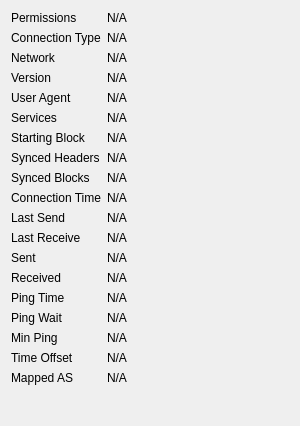
             <widget class="QWidget" name="detailWidget">
              <property name="geometry">
               <rect>
                <x>0</x>
                <y>0</y>
                <width>300</width>
                <height>426</height>
               </rect>
              </property>
              <layout class="QGridLayout" name="gridLayout_2" columnstretch="0,1">
               <item row="0" column="0">
                <widget class="QLabel" name="label_30">
                 <property name="text">
                  <string>Permissions</string>
                 </property>
                </widget>
               </item>
               <item row="0" column="1">
                <widget class="QLabel" name="peerPermissions">
                 <property name="cursor">
                  <cursorShape>IBeamCursor</cursorShape>
                 </property>
                 <property name="text">
                  <string>N/A</string>
                 </property>
                 <property name="textFormat">
                  <enum>Qt::PlainText</enum>
                 </property>
                 <property name="textInteractionFlags">
                  <set>Qt::LinksAccessibleByMouse|Qt::TextSelectableByKeyboard|Qt::TextSelectableByMouse</set>
                 </property>
                </widget>
               </item>
               <item row="1" column="0">
                <widget class="QLabel" name="peerConnectionTypeLabel">
                 <property name="toolTip">
                   <string>The type of peer connection: %1</string>
                 </property>
                 <property name="text">
                  <string>Connection Type</string>
                 </property>
                </widget>
               </item>
               <item row="1" column="1">
                <widget class="QLabel" name="peerConnectionType">
                 <property name="cursor">
                  <cursorShape>IBeamCursor</cursorShape>
                 </property>
                 <property name="text">
                  <string>N/A</string>
                 </property>
                 <property name="textFormat">
                  <enum>Qt::PlainText</enum>
                 </property>
                 <property name="textInteractionFlags">
                  <set>Qt::LinksAccessibleByMouse|Qt::TextSelectableByKeyboard|Qt::TextSelectableByMouse</set>
                 </property>
                </widget>
               </item>
               <item row="2" column="0">
                <widget class="QLabel" name="peerNetworkLabel">
                 <property name="toolTip">
                  <string>The network protocol this peer is connected through: IPv4, IPv6, Onion, I2P, or CJDNS.</string>
                 </property>
                 <property name="text">
                  <string>Network</string>
                 </property>
                </widget>
               </item>
               <item row="2" column="1">
                <widget class="QLabel" name="peerNetwork">
                 <property name="cursor">
                  <cursorShape>IBeamCursor</cursorShape>
                 </property>
                 <property name="text">
                  <string>N/A</string>
                 </property>
                 <property name="textFormat">
                  <enum>Qt::PlainText</enum>
                 </property>
                 <property name="textInteractionFlags">
                  <set>Qt::LinksAccessibleByMouse|Qt::TextSelectableByKeyboard|Qt::TextSelectableByMouse</set>
                 </property>
                </widget>
               </item>
               <item row="3" column="0">
                <widget class="QLabel" name="label_21">
                 <property name="text">
                  <string>Version</string>
                 </property>
                </widget>
               </item>
               <item row="3" column="1">
                <widget class="QLabel" name="peerVersion">
                 <property name="cursor">
                  <cursorShape>IBeamCursor</cursorShape>
                 </property>
                 <property name="text">
                  <string>N/A</string>
                 </property>
                 <property name="textFormat">
                  <enum>Qt::PlainText</enum>
                 </property>
                 <property name="textInteractionFlags">
                  <set>Qt::LinksAccessibleByMouse|Qt::TextSelectableByKeyboard|Qt::TextSelectableByMouse</set>
                 </property>
                </widget>
               </item>
               <item row="4" column="0">
                <widget class="QLabel" name="label_28">
                 <property name="text">
                  <string>User Agent</string>
                 </property>
                </widget>
               </item>
               <item row="4" column="1">
                <widget class="QLabel" name="peerSubversion">
                 <property name="cursor">
                  <cursorShape>IBeamCursor</cursorShape>
                 </property>
                 <property name="text">
                  <string>N/A</string>
                 </property>
                 <property name="textFormat">
                  <enum>Qt::PlainText</enum>
                 </property>
                 <property name="textInteractionFlags">
                  <set>Qt::LinksAccessibleByMouse|Qt::TextSelectableByKeyboard|Qt::TextSelectableByMouse</set>
                 </property>
                </widget>
               </item>
               <item row="5" column="0">
                <widget class="QLabel" name="label_4">
                 <property name="text">
                  <string>Services</string>
                 </property>
                </widget>
               </item>
               <item row="5" column="1">
                <widget class="QLabel" name="peerServices">
                 <property name="cursor">
                  <cursorShape>IBeamCursor</cursorShape>
                 </property>
                 <property name="text">
                  <string>N/A</string>
                 </property>
                 <property name="textFormat">
                  <enum>Qt::PlainText</enum>
                 </property>
                 <property name="textInteractionFlags">
                  <set>Qt::LinksAccessibleByMouse|Qt::TextSelectableByKeyboard|Qt::TextSelectableByMouse</set>
                 </property>
                </widget>
               </item>
               <item row="6" column="0">
                <widget class="QLabel" name="label_29">
                 <property name="text">
                  <string>Starting Block</string>
                 </property>
                </widget>
               </item>
               <item row="6" column="1">
                <widget class="QLabel" name="peerHeight">
                 <property name="cursor">
                  <cursorShape>IBeamCursor</cursorShape>
                 </property>
                 <property name="text">
                  <string>N/A</string>
                 </property>
                 <property name="textFormat">
                  <enum>Qt::PlainText</enum>
                 </property>
                 <property name="textInteractionFlags">
                  <set>Qt::LinksAccessibleByMouse|Qt::TextSelectableByKeyboard|Qt::TextSelectableByMouse</set>
                 </property>
                </widget>
               </item>
               <item row="7" column="0">
                <widget class="QLabel" name="label_27">
                 <property name="text">
                  <string>Synced Headers</string>
                 </property>
                </widget>
               </item>
               <item row="7" column="1">
                <widget class="QLabel" name="peerSyncHeight">
                 <property name="cursor">
                  <cursorShape>IBeamCursor</cursorShape>
                 </property>
                 <property name="text">
                  <string>N/A</string>
                 </property>
                 <property name="textFormat">
                  <enum>Qt::PlainText</enum>
                 </property>
                 <property name="textInteractionFlags">
                  <set>Qt::LinksAccessibleByMouse|Qt::TextSelectableByKeyboard|Qt::TextSelectableByMouse</set>
                 </property>
                </widget>
               </item>
               <item row="8" column="0">
                <widget class="QLabel" name="label_25">
                 <property name="text">
                  <string>Synced Blocks</string>
                 </property>
                </widget>
               </item>
               <item row="8" column="1">
                <widget class="QLabel" name="peerCommonHeight">
                 <property name="cursor">
                  <cursorShape>IBeamCursor</cursorShape>
                 </property>
                 <property name="text">
                  <string>N/A</string>
                 </property>
                 <property name="textFormat">
                  <enum>Qt::PlainText</enum>
                 </property>
                 <property name="textInteractionFlags">
                  <set>Qt::LinksAccessibleByMouse|Qt::TextSelectableByKeyboard|Qt::TextSelectableByMouse</set>
                 </property>
                </widget>
               </item>
               <item row="9" column="0">
                <widget class="QLabel" name="label_22">
                 <property name="text">
                  <string>Connection Time</string>
                 </property>
                </widget>
               </item>
               <item row="9" column="1">
                <widget class="QLabel" name="peerConnTime">
                 <property name="cursor">
                  <cursorShape>IBeamCursor</cursorShape>
                 </property>
                 <property name="text">
                  <string>N/A</string>
                 </property>
                 <property name="textFormat">
                  <enum>Qt::PlainText</enum>
                 </property>
                 <property name="textInteractionFlags">
                  <set>Qt::LinksAccessibleByMouse|Qt::TextSelectableByKeyboard|Qt::TextSelectableByMouse</set>
                 </property>
                </widget>
               </item>
               <item row="10" column="0">
                <widget class="QLabel" name="label_15">
                 <property name="text">
                  <string>Last Send</string>
                 </property>
                </widget>
               </item>
               <item row="10" column="1">
                <widget class="QLabel" name="peerLastSend">
                 <property name="cursor">
                  <cursorShape>IBeamCursor</cursorShape>
                 </property>
                 <property name="text">
                  <string>N/A</string>
                 </property>
                 <property name="textFormat">
                  <enum>Qt::PlainText</enum>
                 </property>
                 <property name="textInteractionFlags">
                  <set>Qt::LinksAccessibleByMouse|Qt::TextSelectableByKeyboard|Qt::TextSelectableByMouse</set>
                 </property>
                </widget>
               </item>
               <item row="11" column="0">
                <widget class="QLabel" name="label_19">
                 <property name="text">
                  <string>Last Receive</string>
                 </property>
                </widget>
               </item>
               <item row="11" column="1">
                <widget class="QLabel" name="peerLastRecv">
                 <property name="cursor">
                  <cursorShape>IBeamCursor</cursorShape>
                 </property>
                 <property name="text">
                  <string>N/A</string>
                 </property>
                 <property name="textFormat">
                  <enum>Qt::PlainText</enum>
                 </property>
                 <property name="textInteractionFlags">
                  <set>Qt::LinksAccessibleByMouse|Qt::TextSelectableByKeyboard|Qt::TextSelectableByMouse</set>
                 </property>
                </widget>
               </item>
               <item row="12" column="0">
                <widget class="QLabel" name="label_18">
                 <property name="text">
                  <string>Sent</string>
                 </property>
                </widget>
               </item>
               <item row="12" column="1">
                <widget class="QLabel" name="peerBytesSent">
                 <property name="cursor">
                  <cursorShape>IBeamCursor</cursorShape>
                 </property>
                 <property name="text">
                  <string>N/A</string>
                 </property>
                 <property name="textFormat">
                  <enum>Qt::PlainText</enum>
                 </property>
                 <property name="textInteractionFlags">
                  <set>Qt::LinksAccessibleByMouse|Qt::TextSelectableByKeyboard|Qt::TextSelectableByMouse</set>
                 </property>
                </widget>
               </item>
               <item row="13" column="0">
                <widget class="QLabel" name="label_20">
                 <property name="text">
                  <string>Received</string>
                 </property>
                </widget>
               </item>
               <item row="13" column="1">
                <widget class="QLabel" name="peerBytesRecv">
                 <property name="cursor">
                  <cursorShape>IBeamCursor</cursorShape>
                 </property>
                 <property name="text">
                  <string>N/A</string>
                 </property>
                 <property name="textFormat">
                  <enum>Qt::PlainText</enum>
                 </property>
                 <property name="textInteractionFlags">
                  <set>Qt::LinksAccessibleByMouse|Qt::TextSelectableByKeyboard|Qt::TextSelectableByMouse</set>
                 </property>
                </widget>
               </item>
               <item row="14" column="0">
                <widget class="QLabel" name="label_26">
                 <property name="text">
                  <string>Ping Time</string>
                 </property>
                </widget>
               </item>
               <item row="14" column="1">
                <widget class="QLabel" name="peerPingTime">
                 <property name="cursor">
                  <cursorShape>IBeamCursor</cursorShape>
                 </property>
                 <property name="text">
                  <string>N/A</string>
                 </property>
                 <property name="textFormat">
                  <enum>Qt::PlainText</enum>
                 </property>
                 <property name="textInteractionFlags">
                  <set>Qt::LinksAccessibleByMouse|Qt::TextSelectableByKeyboard|Qt::TextSelectableByMouse</set>
                 </property>
                </widget>
               </item>
               <item row="15" column="0">
                <widget class="QLabel" name="peerPingWaitLabel">
                 <property name="toolTip">
                  <string>The duration of a currently outstanding ping.</string>
                 </property>
                 <property name="text">
                  <string>Ping Wait</string>
                 </property>
                </widget>
               </item>
               <item row="15" column="1">
                <widget class="QLabel" name="peerPingWait">
                 <property name="cursor">
                  <cursorShape>IBeamCursor</cursorShape>
                 </property>
                 <property name="text">
                  <string>N/A</string>
                 </property>
                 <property name="textFormat">
                  <enum>Qt::PlainText</enum>
                 </property>
                 <property name="textInteractionFlags">
                  <set>Qt::LinksAccessibleByMouse|Qt::TextSelectableByKeyboard|Qt::TextSelectableByMouse</set>
                 </property>
                </widget>
               </item>
               <item row="16" column="0">
                <widget class="QLabel" name="peerMinPingLabel">
                 <property name="text">
                  <string>Min Ping</string>
                 </property>
                </widget>
               </item>
               <item row="16" column="1">
                <widget class="QLabel" name="peerMinPing">
                 <property name="cursor">
                  <cursorShape>IBeamCursor</cursorShape>
                 </property>
                 <property name="text">
                  <string>N/A</string>
                 </property>
                 <property name="textFormat">
                  <enum>Qt::PlainText</enum>
                 </property>
                 <property name="textInteractionFlags">
                  <set>Qt::LinksAccessibleByMouse|Qt::TextSelectableByKeyboard|Qt::TextSelectableByMouse</set>
                 </property>
                </widget>
               </item>
               <item row="17" column="0">
                <widget class="QLabel" name="label_timeoffset">
                 <property name="text">
                  <string>Time Offset</string>
                 </property>
                </widget>
               </item>
               <item row="17" column="1">
                <widget class="QLabel" name="timeoffset">
                 <property name="cursor">
                  <cursorShape>IBeamCursor</cursorShape>
                 </property>
                 <property name="text">
                  <string>N/A</string>
                 </property>
                 <property name="textFormat">
                  <enum>Qt::PlainText</enum>
                 </property>
                 <property name="textInteractionFlags">
                  <set>Qt::LinksAccessibleByMouse|Qt::TextSelectableByKeyboard|Qt::TextSelectableByMouse</set>
                 </property>
                </widget>
               </item>
               <item row="18" column="0">
                <widget class="QLabel" name="peerMappedASLabel">
                 <property name="toolTip">
                  <string>The mapped Autonomous System used for diversifying peer selection.</string>
                 </property>
                 <property name="text">
                  <string>Mapped AS</string>
                 </property>
                </widget>
               </item>
               <item row="18" column="1">
                <widget class="QLabel" name="peerMappedAS">
                 <property name="cursor">
                  <cursorShape>IBeamCursor</cursorShape>
                 </property>
                 <property name="text">
                  <string>N/A</string>
                 </property>
                 <property name="textFormat">
                  <enum>Qt::PlainText</enum>
                 </property>
                 <property name="textInteractionFlags">
                  <set>Qt::LinksAccessibleByMouse|Qt::TextSelectableByKeyboard|Qt::TextSelectableByMouse</set>
                 </property>
                </widget>
               </item>
               <item row="19" column="0">
                <spacer name="verticalSpacer_3">
                 <property name="orientation">
                  <enum>Qt::Vertical</enum>
                 </property>
                 <property name="sizeHint" stdset="0">
                  <size>
                   <width>20</width>
                   <height>40</height>
                  </size>
                 </property>
                </spacer>
               </item>
              </layout>
             </widget>
